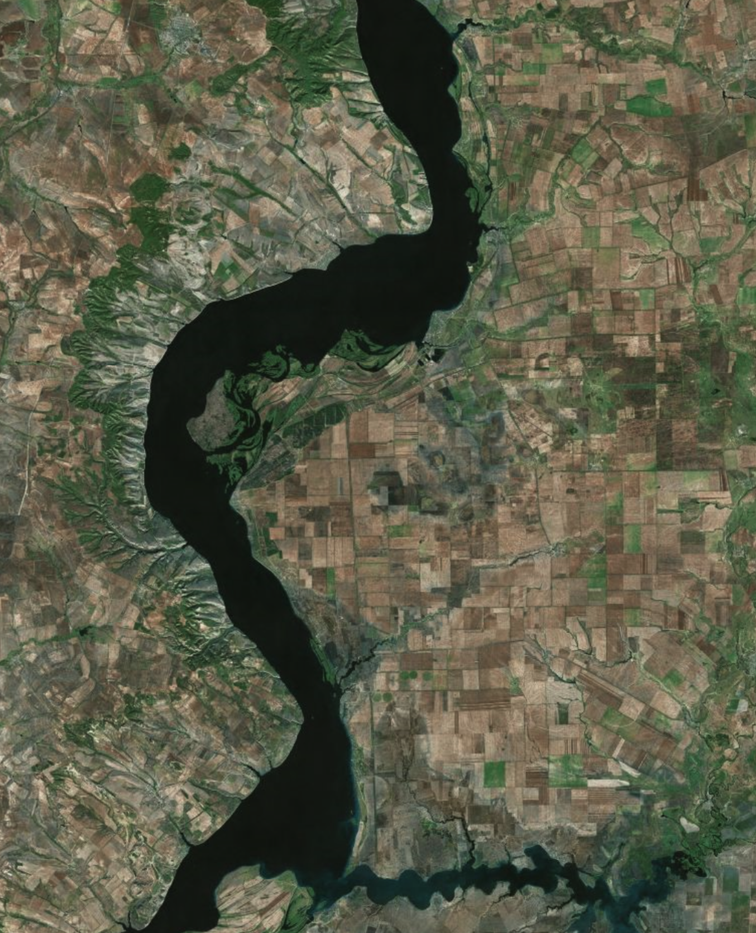
#> input picture hw_4/dataset/fields_and_river/1.png, 756 x 933 px, shrunk from 1354 x 1672 before the run; its folder holds only this picture in this run
$ python km3.py
#> lines starting #> are read from the running program, lines starting #| are printed output that depends on the picture; after the words box and inside, x2 and y2 are one past the last pixel; in counts of white or black regions, pixels touching at a corner belong together
import cv2
import numpy as np
import os

OUTPUT_PATH = "results3/"
K_CLUSTERS = 2

SCRIPT_DIR = os.path.dirname(os.path.abspath(__file__))
SOURCE_PATH_RIVER = os.path.join(SCRIPT_DIR, "dataset", "fields_and_river")
SOURCE_PATH_ROADS = os.path.join(SCRIPT_DIR, "dataset", "fields_and_roads")
SOURCE_PATH_CITIES = os.path.join(SCRIPT_DIR, "dataset", "fields_and_cities")

if not os.path.exists(OUTPUT_PATH): os.makedirs(OUTPUT_PATH)
files = [f for f in os.listdir(SOURCE_PATH_RIVER) if f.endswith(('.png', '.jpg', '.jpeg'))]

def process_image(img_path):
#> called with img_path = 'hw_4/dataset/fields_and_river/1.png'
    img = cv2.imread(img_path)
#> img is the input picture: shape (933, 756, 3); mean B, G, R 71.9, 91.4, 90.5
    blur = cv2.GaussianBlur(img, (3, 3), 0)
    # blur = cv2.medianBlur(img, 7)

    data = blur.reshape((-1, 3)).astype(np.float32)
    criteria = (cv2.TERM_CRITERIA_EPS + cv2.TERM_CRITERIA_MAX_ITER, 10, 1.0)
    _, labels, centers = cv2.kmeans(data, 3, None, criteria, 10, cv2.KMEANS_RANDOM_CENTERS)
#> centers = [[67.33, 88.43, 83.54], [23.05, 30.85, 22.02], [99.45, 122.1, 129.8]]

    bright_cluster = np.argmax(np.mean(centers, axis=1))
#> bright_cluster = 2
    mask_bright = (labels.reshape(img.shape[:2]) == bright_cluster).astype(np.uint8) * 255
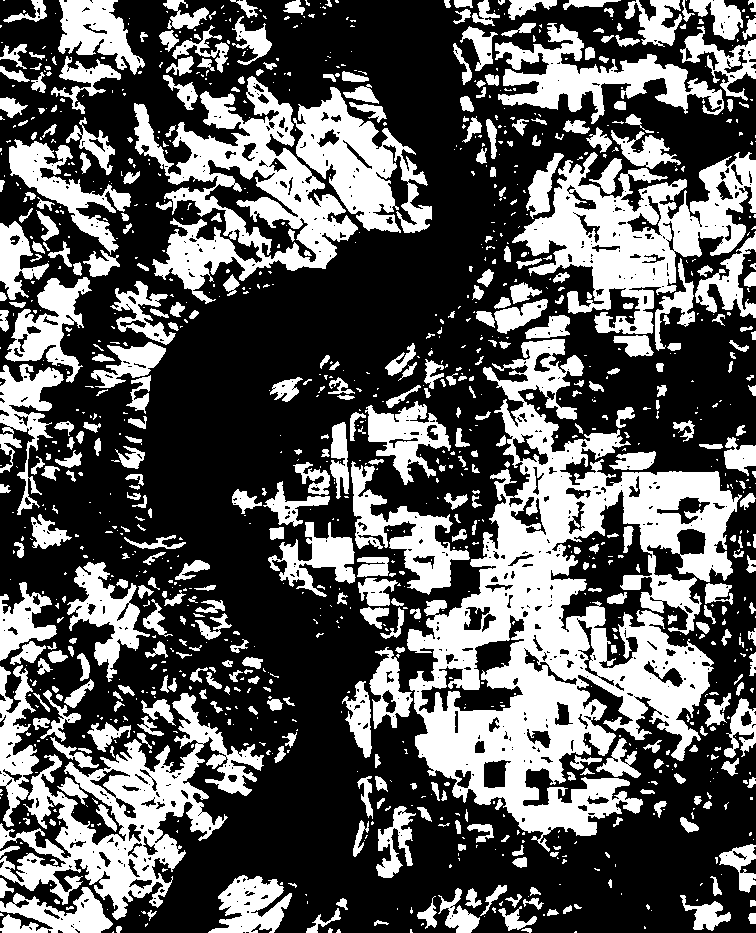
#> mask_bright: shape (933, 756); 36.1% white; 1198 white regions (751 under 20 px), largest, box (x1, y1, x2, y2) and area: (407, 339, 742, 852) 64772, (512, 152, 756, 334) 18442, (0, 693, 264, 920) 18254

    idx = np.where(mask_bright > 0)
#> idx = 254952 positions, rows 0 to 932, columns 0 to 755
    only_bright_view = np.zeros_like(img)
    only_bright_view[idx] = img[idx]
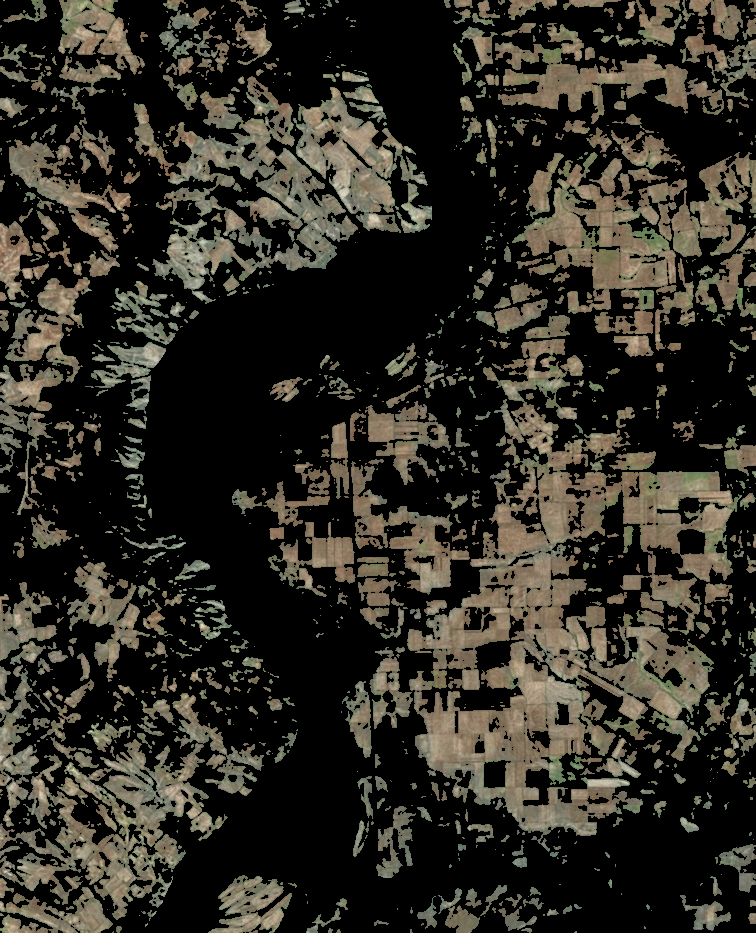
#> only_bright_view: shape (933, 756, 3); mean B, G, R 36.3, 44.5, 47.4
    cv2.imshow('What K-means sees now', only_bright_view)
    cv2.waitKey(0)

for filename in files:
    process_image(os.path.join(SOURCE_PATH_RIVER, filename))

$ run again, on hw_4/dataset/fields_and_river/4.png
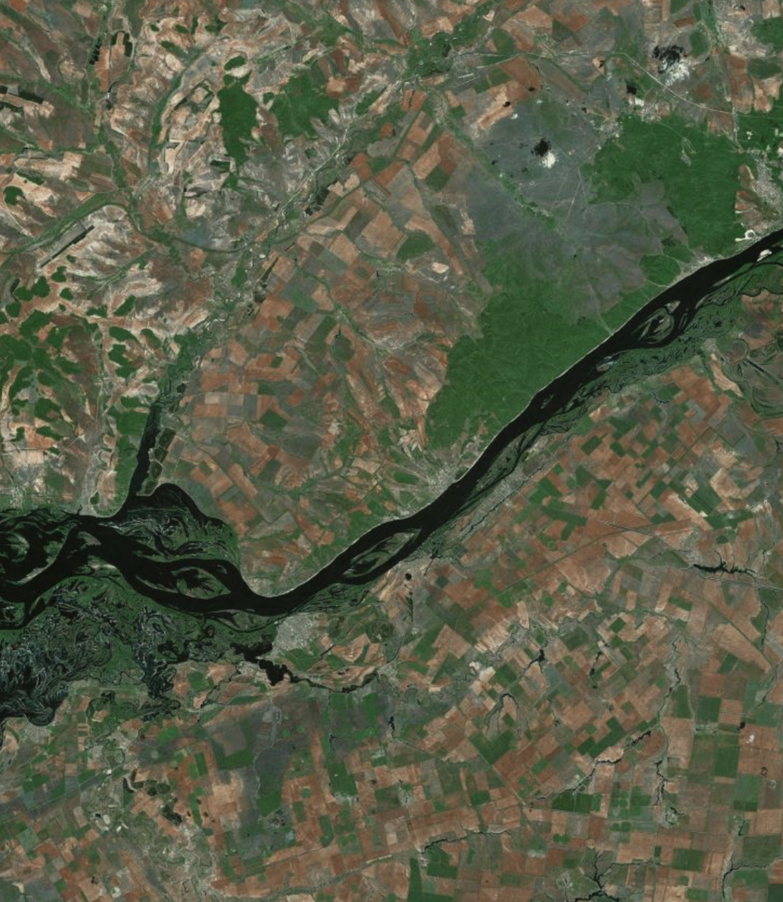
#> input picture hw_4/dataset/fields_and_river/4.png, 783 x 902 px, shrunk from 1304 x 1502 before the run
#> in process_image, img is the input picture: shape (902, 783, 3); mean B, G, R 71.4, 92.8, 88.7
#> centers = [[72.03, 92.99, 90.09], [42.82, 65.17, 46.44], [100.9, 122.3, 131.1]]
#> bright_cluster = 2
#> in process_image, `mask_bright = (labels.reshape(img.shape[:2]) == bright_cluster).astype..`:
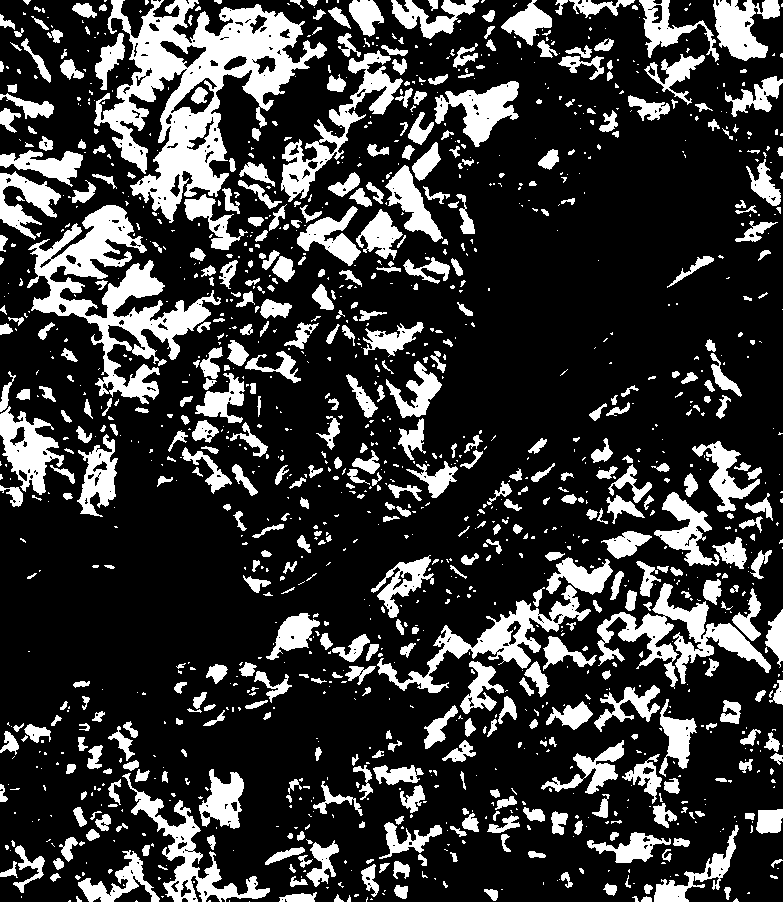
#> mask_bright: shape (902, 783); 22.5% white; 1368 white regions (849 under 20 px), largest, box (x1, y1, x2, y2) and area: (94, 0, 327, 223) 18653, (27, 205, 221, 404) 11422, (597, 583, 771, 689) 5211
#> idx = 158846 positions, rows 0 to 901, columns 0 to 782
#> in process_image, `only_bright_view[idx] = img[idx]`:
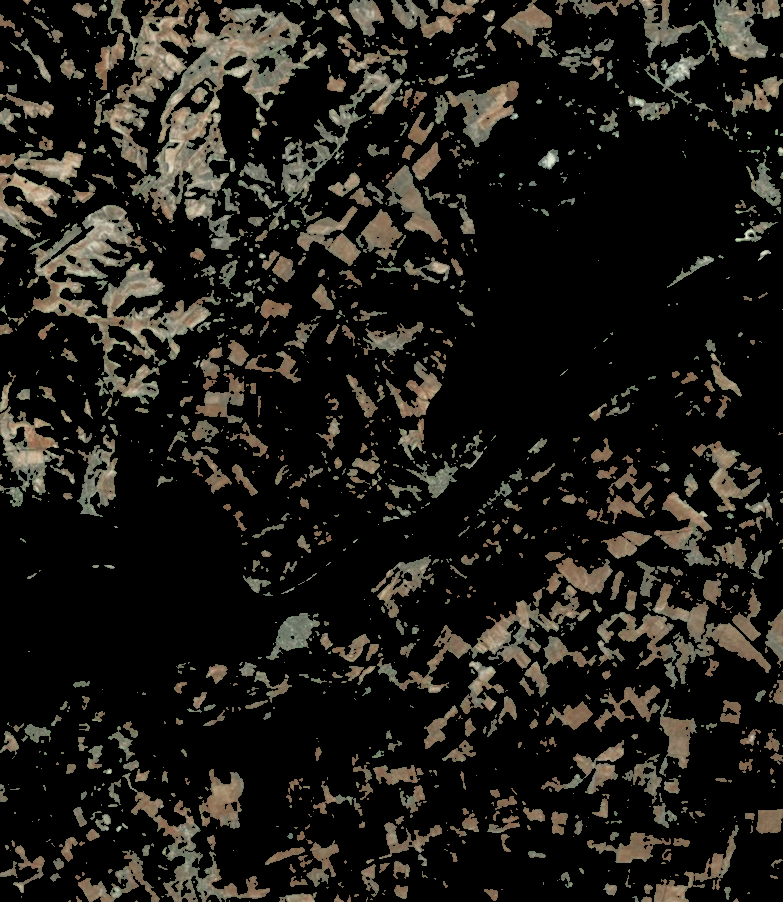
#> only_bright_view: shape (902, 783, 3); mean B, G, R 22.9, 27.8, 29.8

$ run again, on hw_4/dataset/fields_and_river/5.png
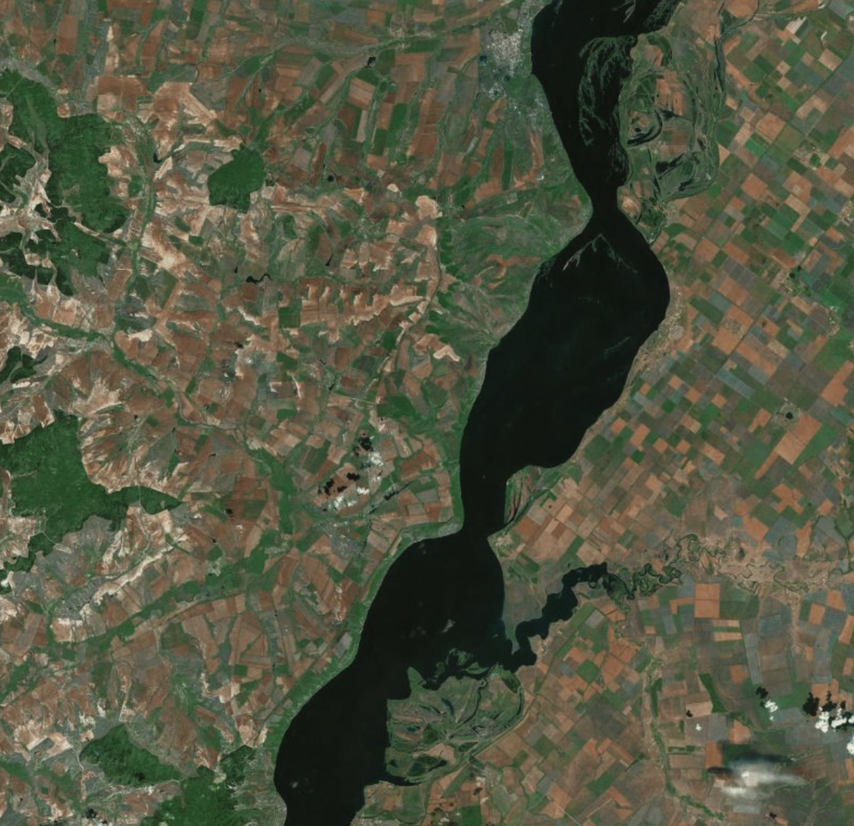
#> input picture hw_4/dataset/fields_and_river/5.png, 854 x 826 px, shrunk from 1428 x 1380 before the run
#> in process_image, img is the input picture: shape (826, 854, 3); mean B, G, R 65.5, 86, 83.2
#> centers = [[91.23, 113.3, 125.3], [64.41, 87, 79.19], [23.97, 33.98, 23.64]]
#> bright_cluster = 0
#> in process_image, `mask_bright = (labels.reshape(img.shape[:2]) == bright_cluster).astype..`:
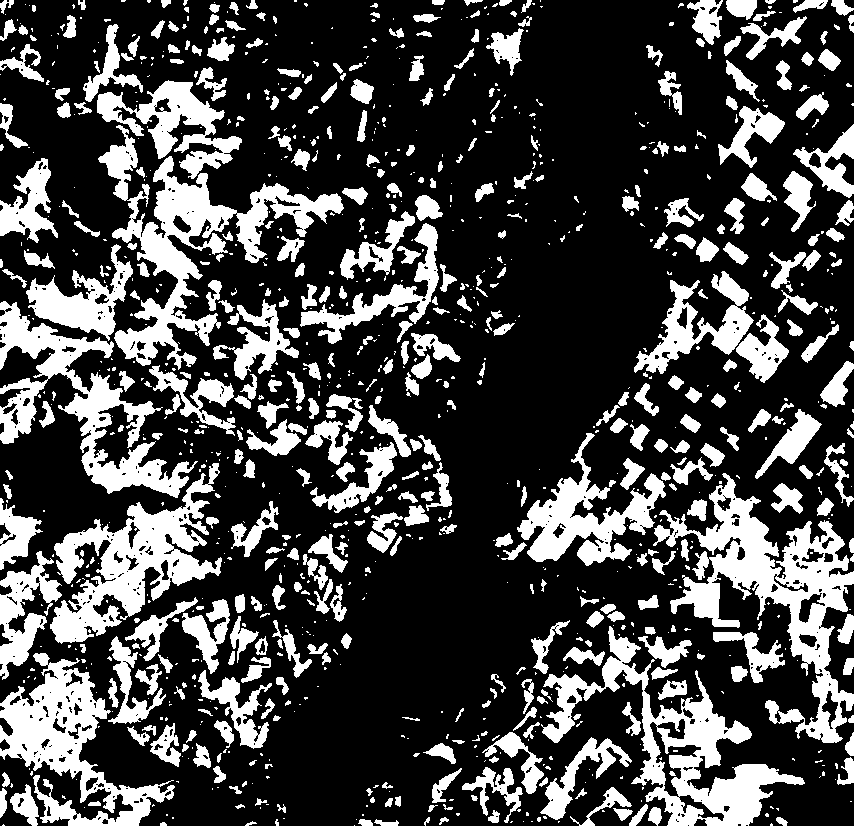
#> mask_bright: shape (826, 854); 27.3% white; 1098 white regions (639 under 20 px), largest, box (x1, y1, x2, y2) and area: (653, 473, 854, 743) 15497, (98, 125, 344, 370) 13667, (541, 626, 805, 826) 12447
#> idx = 192578 positions, rows 0 to 825, columns 0 to 853
#> in process_image, `only_bright_view[idx] = img[idx]`:
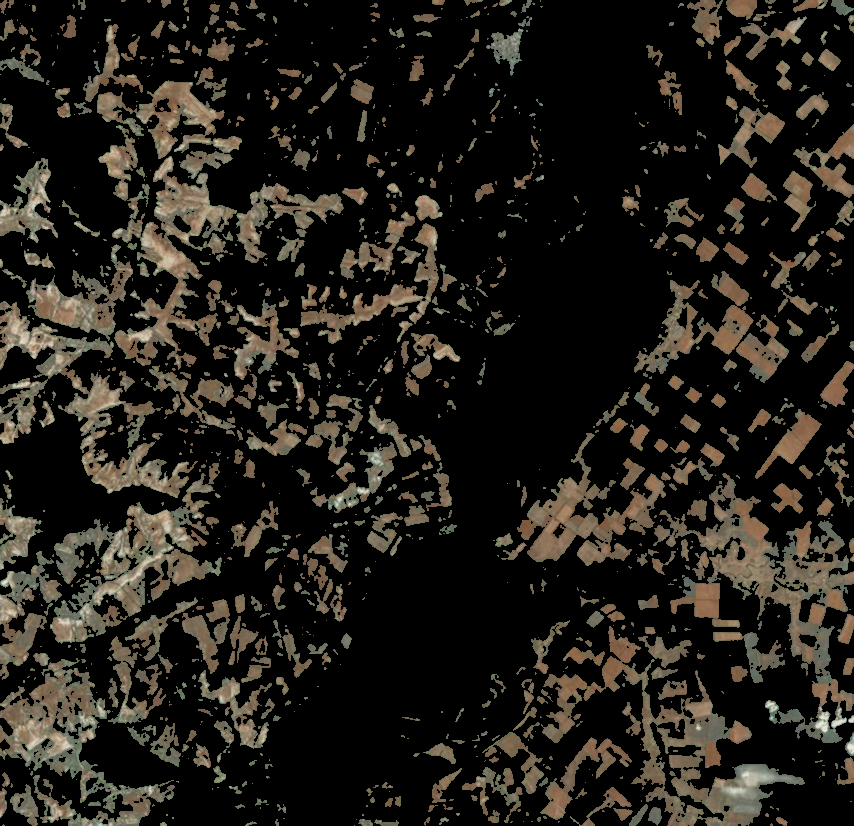
#> only_bright_view: shape (826, 854, 3); mean B, G, R 25.1, 31.2, 34.5
